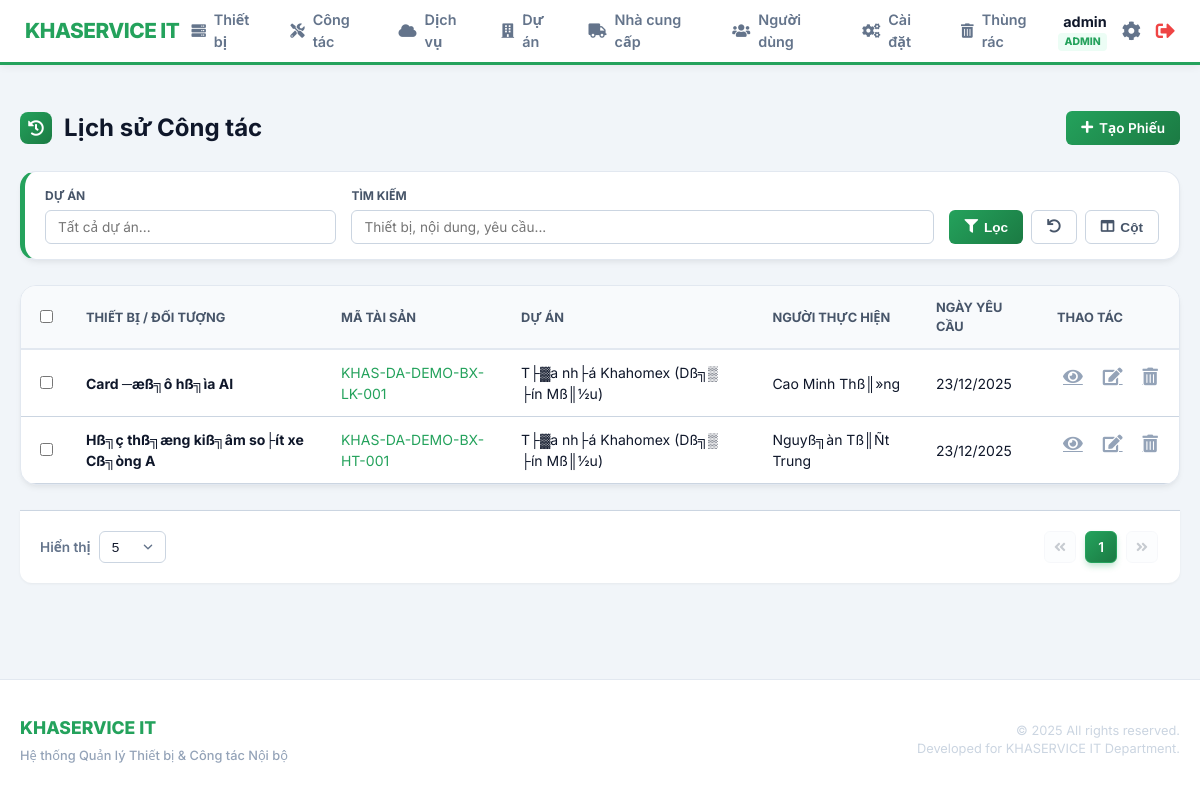
Page /index.php?page=maintenance/history (signed in) on the committed database.
### tables this page shows
CREATE TABLE `maintenance_logs` (
  `id` int(11) NOT NULL AUTO_INCREMENT,
  `user_id` int(11) DEFAULT NULL,
  `project_id` int(11) DEFAULT NULL,
  `device_id` int(11) DEFAULT NULL COMMENT 'ID thiet bi (NULL neu nhap tay)',
  `custom_device_name` varchar(255) DEFAULT NULL,
  `usage_time_manual` varchar(100) DEFAULT NULL,
  `ngay_su_co` date NOT NULL COMMENT 'Ng??y x???y ra s??? c???',
  `ngay_lap_phieu` date DEFAULT NULL,
  `noi_dung` text DEFAULT NULL COMMENT 'M?? t??? s??? c??? do d??? ??n b??o',
  `hu_hong` text DEFAULT NULL COMMENT 'X??c ?????nh h?? h???ng sau ki???m tra',
  `xu_ly` text DEFAULT NULL COMMENT 'H?????ng x??? l?? / s???a ch???a',
  `chi_phi` decimal(15,2) DEFAULT NULL COMMENT 'Chi ph?? s???a ch???a (n???u c??)',
  `created_at` timestamp NOT NULL DEFAULT current_timestamp() COMMENT 'Ng??y ghi nh???n bi??n b???n',
  `client_name` varchar(255) DEFAULT NULL COMMENT '?????i di???n kh??ch h??ng',
  `client_phone` varchar(50) DEFAULT NULL COMMENT 'S??T kh??ch h??ng',
  `arrival_time` datetime DEFAULT NULL COMMENT 'Th???i ??i???m c?? m???t',
  `completion_time` datetime DEFAULT NULL COMMENT 'Th???i ??i???m ho??n th??nh',
  `work_type` varchar(255) DEFAULT 'B???o tr?? / S???a ch???a' COMMENT 'Lo???i c??ng vi???c',
  `deleted_at` timestamp NULL DEFAULT NULL,
  PRIMARY KEY (`id`),
  KEY `fk_log_project` (`project_id`),
  KEY `fk_log_user` (`user_id`),
  CONSTRAINT `fk_log_project` FOREIGN KEY (`project_id`) REFERENCES `projects` (`id`) ON DELETE SET NULL,
  CONSTRAINT `fk_log_user` FOREIGN KEY (`user_id`) REFERENCES `users` (`id`) ON DELETE SET NULL
);

CREATE TABLE `devices` (
  `id` int(11) NOT NULL AUTO_INCREMENT,
  `ma_tai_san` varchar(100) NOT NULL COMMENT 'M?? t??i s???n n???i b??? (VD: KHAS-DA01-PC-001)',
  `ten_thiet_bi` varchar(255) NOT NULL COMMENT 'T??n thi???t b??? (PC l??? t??n, UPS barrier...)',
  `nhom_thiet_bi` varchar(50) NOT NULL COMMENT 'Nh??m thi???t b???: V??n ph??ng / B??i xe',
  `loai_thiet_bi` varchar(100) NOT NULL COMMENT 'Lo???i thi???t b???: PC, UPS, Camera, Barrier, ?????u ?????c th???...',
  `model` varchar(255) DEFAULT NULL COMMENT 'Model thi???t b???',
  `serial` varchar(255) DEFAULT NULL COMMENT 'Serial number c???a thi???t b???',
  `project_id` int(11) DEFAULT NULL COMMENT 'Thi???t b??? thu???c d??? ??n n??o',
  `parent_id` int(11) DEFAULT NULL,
  `supplier_id` int(11) DEFAULT NULL COMMENT 'Nh?? cung c???p thi???t b???',
  `ngay_mua` date DEFAULT NULL COMMENT 'Ng??y mua thi???t b???',
  `gia_mua` decimal(15,2) DEFAULT NULL COMMENT 'Gi?? mua t???i th???i ??i???m mua (VN??)',
  `bao_hanh_den` date DEFAULT NULL COMMENT 'Ng??y h???t h???n b???o h??nh',
  `trang_thai` varchar(50) DEFAULT '??ang s??? d???ng' COMMENT 'Tr???ng th??i: ??ang s??? d???ng / H???ng / Thanh l??',
  `ghi_chu` text DEFAULT NULL COMMENT 'Ghi ch?? kh??c',
  `created_at` timestamp NOT NULL DEFAULT current_timestamp() COMMENT 'Ng??y t???o h??? s?? thi???t b???',
  `deleted_at` timestamp NULL DEFAULT NULL,
  PRIMARY KEY (`id`),
  UNIQUE KEY `ma_tai_san` (`ma_tai_san`),
  KEY `idx_device_parent` (`parent_id`)
);

CREATE TABLE `projects` (
  `id` int(11) NOT NULL AUTO_INCREMENT,
  `ma_du_an` varchar(50) NOT NULL COMMENT 'M?? d??? ??n n???i b??? (VD: DA01, DA02)',
  `ten_du_an` varchar(255) NOT NULL COMMENT 'T??n d??? ??n / chung c??',
  `dia_chi_duong` varchar(255) DEFAULT NULL,
  `dia_chi_phuong_xa` varchar(100) DEFAULT NULL,
  `dia_chi_tinh_tp` varchar(100) DEFAULT NULL,
  `dia_chi` text DEFAULT NULL COMMENT '?????a ch??? d??? ??n',
  `loai_du_an` varchar(100) DEFAULT NULL COMMENT 'Lo???i d??? ??n (Chung c??, V??n ph??ng...)',
  `ghi_chu` text DEFAULT NULL COMMENT 'Ghi ch?? th??m',
  `deleted_at` timestamp NULL DEFAULT NULL,
  PRIMARY KEY (`id`)
);

CREATE TABLE `users` (
  `id` int(11) NOT NULL AUTO_INCREMENT,
  `username` varchar(100) NOT NULL COMMENT 'T??n ????ng nh???p',
  `fullname` varchar(100) DEFAULT NULL,
  `password` varchar(255) NOT NULL COMMENT 'M???t kh???u (hash)',
  `role` varchar(50) DEFAULT NULL COMMENT 'Vai tr??: admin / it / xem',
  `created_at` timestamp NOT NULL DEFAULT current_timestamp(),
  `deleted_at` timestamp NULL DEFAULT NULL,
  PRIMARY KEY (`id`),
  UNIQUE KEY `username` (`username`)
);

### includes/auth.php (called while the page is built, shortened)
<?php
function isIT() {
    return isset($_SESSION['role']) && ($_SESSION['role'] === 'it' || $_SESSION['role'] === 'admin');
}
?>

### modules/maintenance/history.php (the view, shortened to what this page needs)
<?php
$rows_per_page = (isset($_GET['limit']) && is_numeric($_GET['limit'])) ? (int)$_GET['limit'] : 5;
$current_page  = (isset($_GET['p']) && is_numeric($_GET['p'])) ? (int)$_GET['p'] : 1;
$filter_keyword = trim($_GET['filter_keyword'] ?? '');
$where_clauses = ["ml.deleted_at IS NULL"];
$where_sql = !empty($where_clauses) ? ' WHERE ' . implode(' AND ', $where_clauses) : '';
$count_sql = "SELECT COUNT(*) FROM maintenance_logs ml LEFT JOIN devices d ON ml.device_id = d.id $where_sql";
$count_stmt = $pdo->prepare($count_sql);
$count_stmt->execute();
$total_rows  = (int)$count_stmt->fetchColumn();
$total_pages = max(1, ceil($total_rows / $rows_per_page));
$offset = ($current_page - 1) * $rows_per_page;
$data_sql = "SELECT ml.*, d.ma_tai_san, d.ten_thiet_bi, d.nhom_thiet_bi, p.ten_du_an, u.fullname as nguoi_thuc_hien
              FROM maintenance_logs ml
              LEFT JOIN devices d ON ml.device_id = d.id
              LEFT JOIN projects p ON ml.project_id = p.id
              LEFT JOIN users u ON ml.user_id = u.id
              $where_sql ORDER BY ml.id DESC LIMIT :limit OFFSET :offset";
$stmt = $pdo->prepare($data_sql);
$stmt->bindValue(':limit',  $rows_per_page, PDO::PARAM_INT);
$stmt->bindValue(':offset', $offset, PDO::PARAM_INT);
$stmt->execute();
$logs = $stmt->fetchAll(PDO::FETCH_ASSOC);
$all_columns = [
    'ten_thiet_bi'    => ['label' => 'Thiết bị / Đối tượng', 'default' => true],
    'ma_tai_san'      => ['label' => 'Mã Tài sản', 'default' => true],
    'ten_du_du_an'       => ['label' => 'Dự án', 'default' => true],
    'nguoi_thuc_hien' => ['label' => 'Người thực hiện', 'default' => true],
    'ngay_su_co'      => ['label' => 'Ngày yêu cầu', 'default' => true],
    'work_type'       => ['label' => 'Loại công việc', 'default' => false],
];
?>
<div class="page-header">
    <h2><i class="fas fa-history"></i> Lịch sử Công tác</h2>
    <?php if(isIT()): ?><a href="index.php?page=maintenance/add" class="btn btn-primary"><i class="fas fa-plus"></i> Tạo Phiếu</a><?php endif; ?>
</div>
<div class="card filter-section">
    <form action="index.php" method="GET" class="filter-form">
        <div class="filter-group">
            <label>Dự án</label>
            <div class="searchable-select-container">
                <input type="text" id="project_search" class="search-input" placeholder="Tất cả dự án..." value="<?php
                ?>" autocomplete="off">
            </div>
        </div>
        <div class="filter-group" style="flex: 2;">
            <label>Tìm kiếm</label>
            <input type="text" name="filter_keyword" placeholder="Thiết bị, nội dung, yêu cầu..." value="<?php echo htmlspecialchars($filter_keyword); ?>">
        </div>
        <div class="filter-actions" style="margin-left: auto;">
            <button type="submit" class="btn btn-primary"><i class="fas fa-filter"></i> Lọc</button>
            <a href="index.php?page=maintenance/history" class="btn btn-secondary"><i class="fas fa-undo"></i></a>
            <div class="column-selector-container">
                <button type="button" class="btn btn-secondary" onclick="toggleColumnMenu()"><i class="fas fa-columns"></i> Cột</button>
            </div>
        </div>
    </form>
</div>
<form action="index.php?page=maintenance/export" method="POST" id="maintenance-form">
    <div class="table-container card">
        <table class="content-table" id="maintenanceTable">
            <thead>
                <tr>
                    <th width="40"><input type="checkbox" id="select-all"></th>
                    <?php foreach ($all_columns as $k => $c): ?>
                        <th data-col="<?php echo $k; ?>"><?php echo htmlspecialchars($c['label']); ?></th>
                    <?php endforeach; ?>
                    <th width="100" class="text-center">Thao tác</th>
                </tr>
            </thead>
            <tbody>
                <?php foreach ($logs as $log):
                    if (!empty($log['device_id'])) {
                        $d_name = $log['ten_thiet_bi']; $d_code = $log['ma_tai_san'];
                    } else {
                        $d_name = $log['custom_device_name'] ?: "Hỗ trợ chung";
                        $d_code = $log['work_type'] ?: "Khác";
                    }
                ?>
                    <tr>
                        <td><input type="checkbox" name="ids[]" value="<?php echo $log['id']; ?>" class="row-checkbox"></td>
                        <td data-col="ten_thiet_bi">
                            <div class="font-bold"><?php echo htmlspecialchars($d_name); ?></div>
                        </td>
                        <td data-col="ma_tai_san" class="<?php echo !empty($log['device_id']) ? 'text-primary font-medium' : 'text-muted'; ?>">
                            <?php echo htmlspecialchars($d_code); ?>
                        </td>
                        <td data-col="ten_du_an"><?php echo htmlspecialchars($log['ten_du_an']); ?></td>
                        <td data-col="nguoi_thuc_hien"><?php echo htmlspecialchars($log['nguoi_thuc_hien'] ?? 'N/A'); ?></td>
                        <td data-col="ngay_su_co"><?php echo date('d/m/Y', strtotime($log['ngay_su_co'])); ?></td>
                        <td class="actions text-center">
                            <a href="index.php?page=maintenance/view&id=<?php echo $log['id']; ?>" class="btn-icon"><i class="fas fa-eye"></i></a>
                            <?php if(isIT()): ?>
                                <a href="index.php?page=maintenance/edit&id=<?php echo $log['id']; ?>" class="btn-icon"><i class="fas fa-edit"></i></a>
                                <a href="index.php?page=maintenance/delete&id=<?php echo $log['id']; ?>" class="btn-icon delete-btn"><i class="fas fa-trash-alt"></i></a>
                            <?php endif; ?>
                        </td>
                    </tr>
                <?php endforeach; ?>
            </tbody>
        </table>
    </div>
</form>
<div class="pagination-container" style="display: flex; justify-content: space-between; align-items: center; flex-wrap: wrap; gap: 15px; margin-top: 20px;">
    <div class="rows-per-page">
        <form action="index.php" method="GET" class="rows-per-page-form" style="display: flex; align-items: center; gap: 8px;">
            <label style="font-size: 0.85rem; color: #64748b;">Hiển thị</label>
            <select name="limit" onchange="this.form.submit()" class="form-select-sm" style="width: auto;">
                <?php foreach([5,10,25,50,100] as $lim): ?>
                    <option value="<?php echo $lim; ?>" <?php echo $rows_per_page == $lim ? 'selected' : ''; ?>><?php echo $lim; ?></option>
                <?php endforeach; ?>
            </select>
        </form>
    </div>
    <div class="pagination-links" style="display: flex; gap: 5px; margin-left: auto;">
        <?php $q = $_GET; unset($q['p']); $base = 'index.php?' . http_build_query($q); ?>
        <a href="<?php echo $base . '&p=1'; ?>" class="page-link <?php echo $current_page <= 1 ? 'disabled' : ''; ?>"><i class="fas fa-angle-double-left"></i></a>
        <?php for ($i = max(1, $current_page - 2); $i <= min($total_pages, $current_page + 2); $i++): ?>
            <a href="<?php echo $base . '&p=' . $i; ?>" class="page-link <?php echo $i == $current_page ? 'active' : ''; ?>"><?php echo $i; ?></a>
        <?php endfor; ?>
        <a href="<?php echo $base . '&p=' . $total_pages; ?>" class="page-link <?php echo $current_page >= $total_pages ? 'disabled' : ''; ?>"><i class="fas fa-angle-double-right"></i></a>
    </div>
</div>

### assets/css/layout.css (style rules this page uses)
* { box-sizing: border-box; }
html, body { height: 100%; margin: 0; max-width: 100%; overflow-x: hidden; }
body { display: flex; flex-direction: column; background-color: var(--background-color); }

### modules/maintenance/history.php (style rules this page uses)
.searchable-select-container { position: relative; width: 100%; min-width: 200px; }
.search-input { width: 100%; padding: 8px 30px 8px 12px; border: 1px solid #cbd5e1; border-radius: 6px; font-size: 0.9rem; }

### rows in the picture
maintenance_logs: device.ten_thiet_bi "Card ─æß╗ô hß╗ìa AI", device.ma_tai_san "KHAS-DA-DEMO-BX-LK-001", project.ten_du_an "T├▓a nh├á Khahomex (Dß╗▒ ├ín Mß║½u)", user.fullname "Cao Minh Thß║»ng", ngay_su_co "23/12/2025"
maintenance_logs: device.ten_thiet_bi "Hß╗ç thß╗æng kiß╗âm so├ít xe Cß╗òng A", device.ma_tai_san "KHAS-DA-DEMO-BX-HT-001", project.ten_du_an "T├▓a nh├á Khahomex (Dß╗▒ ├ín Mß║½u)", user.fullname "Nguyß╗àn Tß║Ñt Trung", ngay_su_co "23/12/2025"

### other values in the picture
$_SESSION['fullname'] "admin"
$_SESSION['role'] "ADMIN"
$c['label'] "THIẾT BỊ / ĐỐI TƯỢNG"
$c['label'] "MÃ TÀI SẢN"
$c['label'] "DỰ ÁN"
$c['label'] "NGƯỜI THỰC HIỆN"
$c['label'] "NGÀY YÊU CẦU"
form field limit "5"
